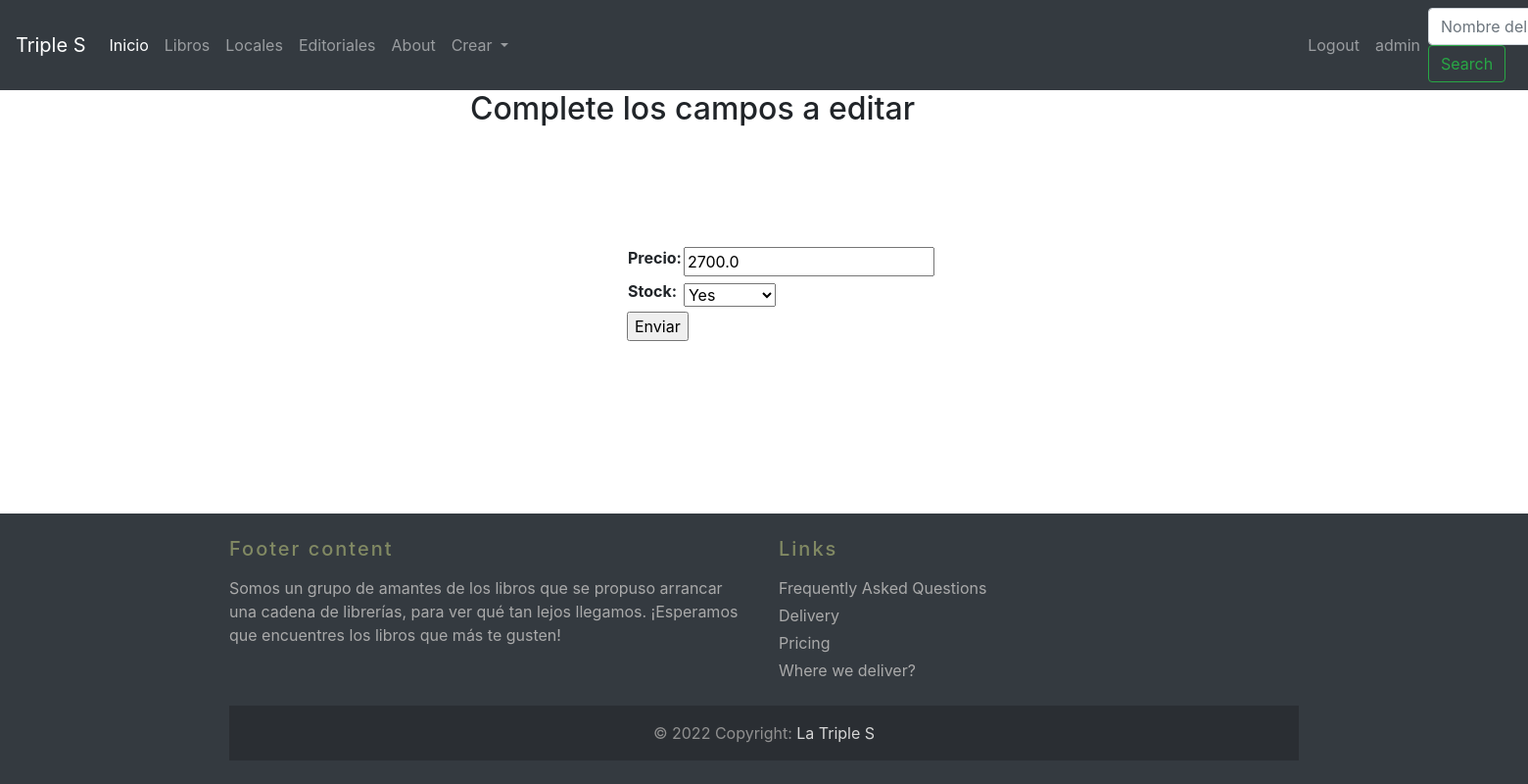
Before: /libros/editar-libro/1/ (signed in) with the older database file.
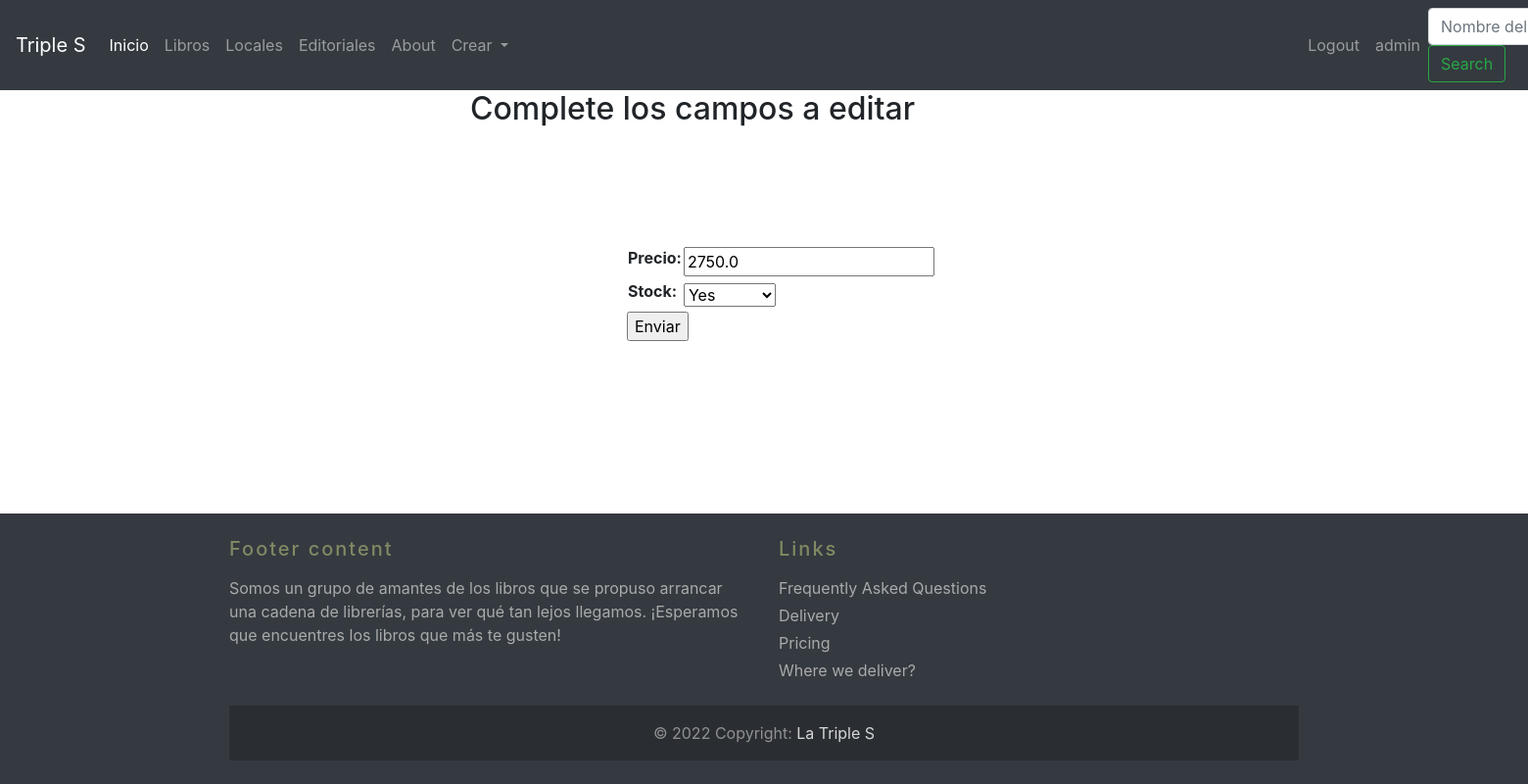
After: the same page with the newer database file.
### Libros/models.py (models this page shows)
class Libros(models.Model):
    name = models.CharField(max_length=255)
    autor = models.CharField(max_length=50)
    categoria = models.CharField(max_length=100)
    precio = models.FloatField()
    ISBN = models.CharField(max_length=20, unique=True)
    stock = models.BooleanField(default=True, null=True)
    fecha = models.DateTimeField()
    editorial = models.ForeignKey(Editorial, on_delete=models.CASCADE)
    class Meta:
        verbose_name = 'libro'
        verbose_name_plural = 'libros'

### Libros/views.py (the view, shortened to what this page needs)
# urls.py: path('editar-libro/<int:pk>/', Editar_libro.as_view(), name = 'editar-libro'),
class Editar_libro(LoginRequiredMixin, UpdateView):
    model = Libros
    template_name =  'editar_libro.html'
    fields = ['precio','stock']

### templates/editar_libro.html (shortened to what this page needs)
{% extends 'base.html' %}
{% block contenido %}
    {% if request.user.is_authenticated and request.user.is_superuser %}
        {% if form %}
        <h2 style="margin-left:30rem">Complete los campos a editar</h2>
        <form action="" method="POST" style="margin-left:40rem;margin-top:7rem">
            <table>
                {{form.as_table}}
            </table>
            <input type="submit" , value="Enviar">
        </form>
        {% endif %}
    {% else %}
        <h2>No sos admin rey</h2>
    {% endif %}
{% endblock %}

Changed rows visible on the page:
changed Libros "Yes": precio "2700.0" → "2750.0"
